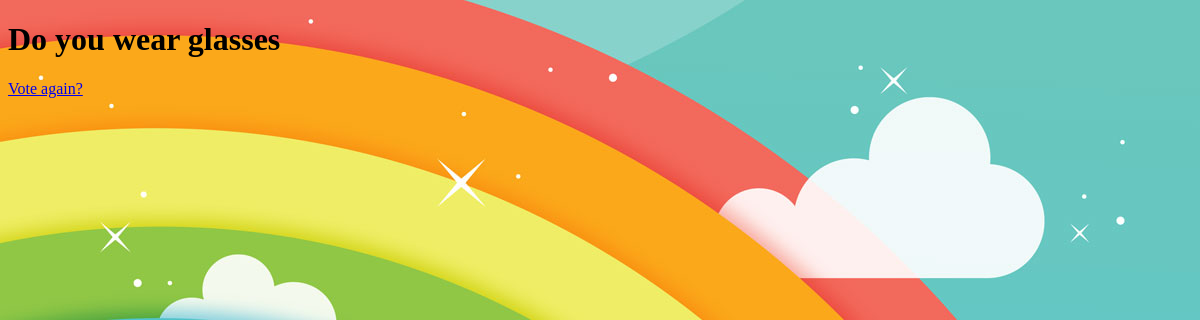
Page /polls/7/results/ on the earlier database version.
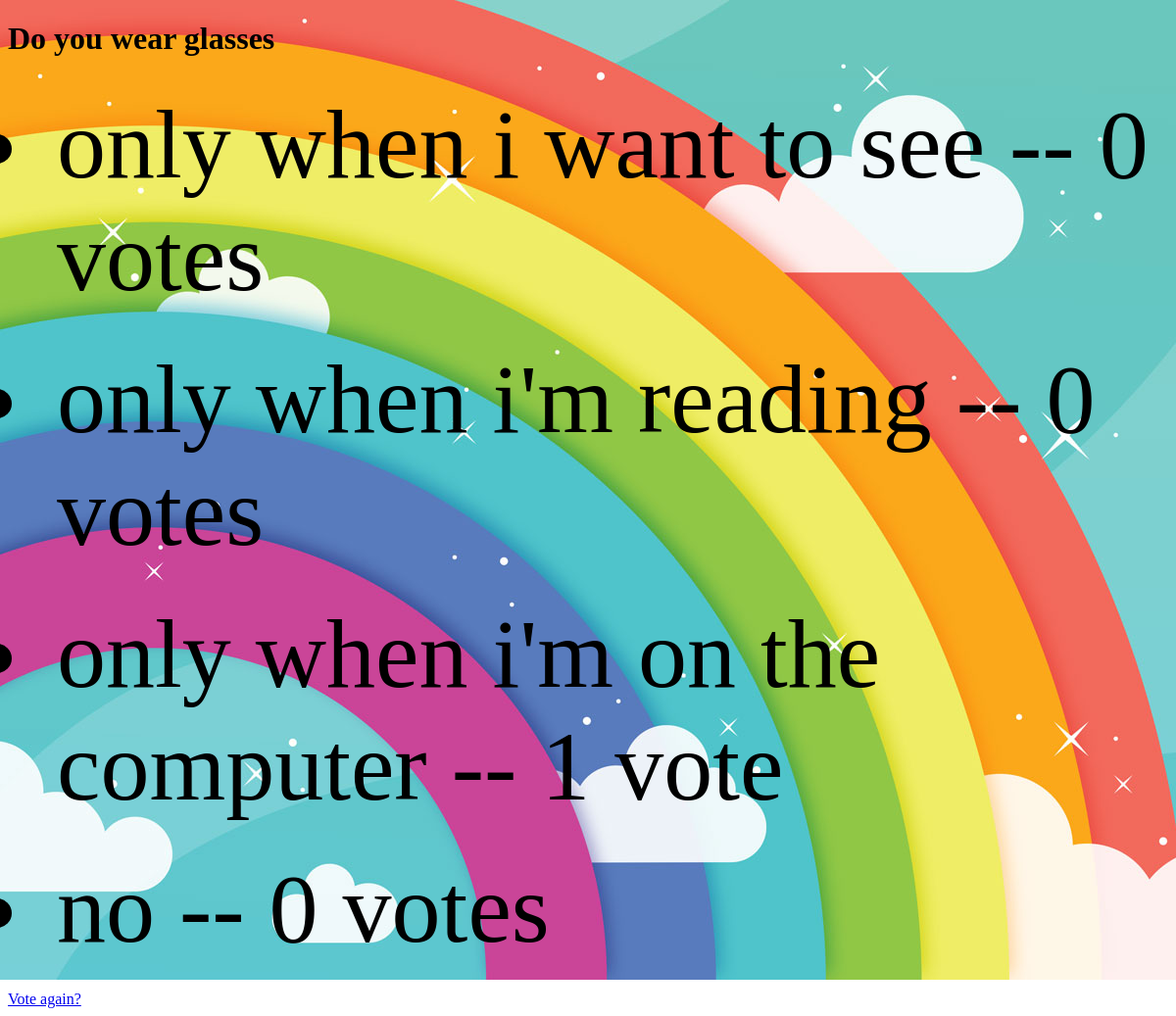
Same page on the later database version.
### polls/models.py (models this page shows, shortened)
class Question(models.Model):
  question_text = models.CharField(max_length=200)
  pub_date = models.DateTimeField('date published')
  def was_published_recently(self):
    now = timezone.now()
    return now - datetime.timedelta(days=1) <= self.pub_date <= now
  was_published_recently.admin_order_field = 'pub_date'
  was_published_recently.boolean = True
  was_published_recently.hort_description = 'Published Recently?'

class Choice(models.Model):
  question = models.ForeignKey(Question, on_delete=models.CASCADE)
  choice_text = models.CharField(max_length = 200)
  votes = models.IntegerField(default=0)

### polls/views.py (the view)
# urls.py: path('<int:pk>/results/', views.ResultsView.as_view(), name = 'results'),
class ResultsView(generic.DetailView):
  model = Question
  template_name = 'polls/results.html'

### polls/templates/polls/results.html (shortened to what this page needs)
<!DOCTYPE html>
<html>
  <head>
    {% load static %}
    <link rel="stylesheet" type="text/css" href="{% static 'polls/style.css' %}">
  </head>
  <body>
    <h1>{{ question.question_text }}</h1>
    <ul>
        {% for choice in question.choice_set.all %}
          <li>{{choice.choice_text}} -- {{ choice.votes }} vote{{ choice.votes|pluralize }}</li>
        {% endfor %}
    </ul>
    <a href="{% url 'polls:detail' question.id %}">Vote again?</a>
  </body>
</html>

### polls/static/polls/style.css (style rules this page uses)
li { padding: 10px; margin: 10px 0; font-size: 100px; }
body { background: white url("images/background.jpg") no-repeat; }

Differences in the rows shown:
added Choice: choice_text "only when i want to see", votes "0"
added Choice: choice_text "only when i'm reading", votes "0"
added Choice: choice_text "only when i'm on the computer", votes "1"
added Choice: choice_text "no", votes "0"
